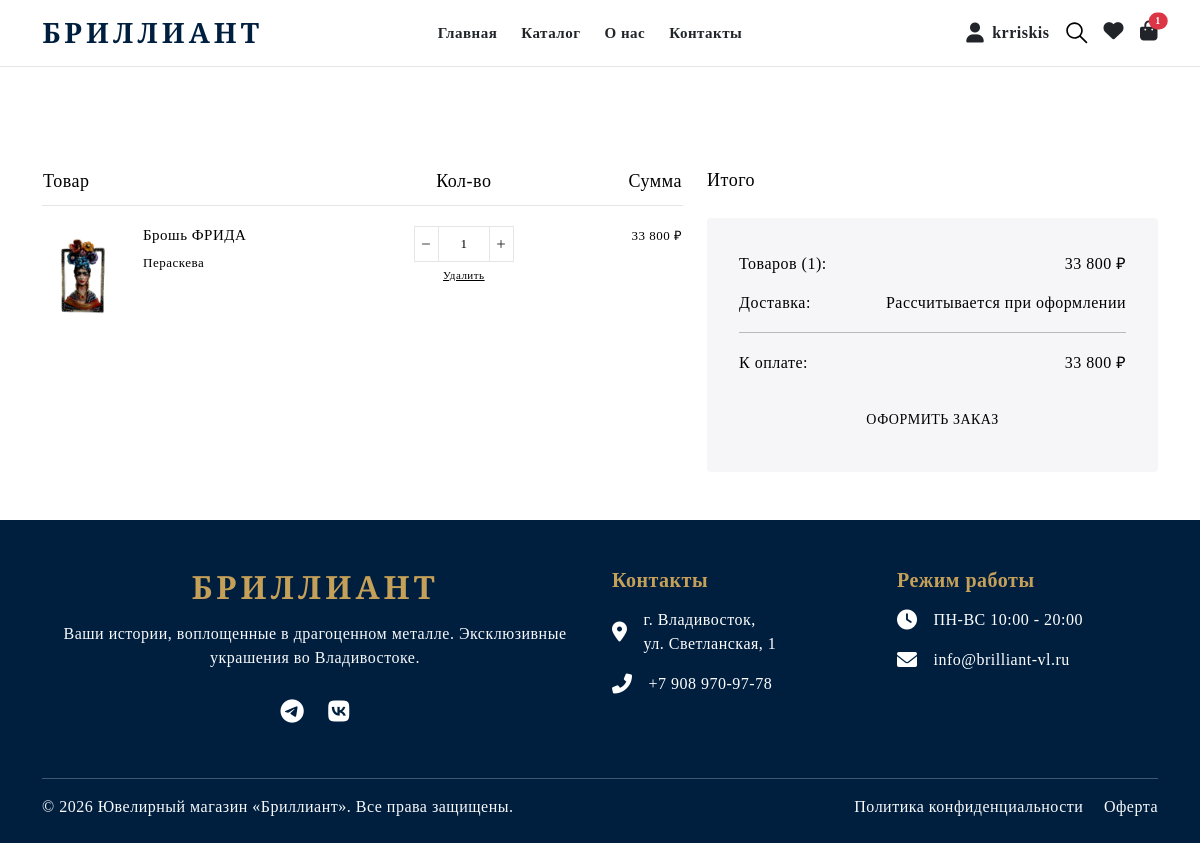
The app's page /cart/ (signed in) with its own data.
### users/models.py (models this page shows, shortened)
class Cart(models.Model):
    user = models.OneToOneField(User, on_delete=models.CASCADE, verbose_name="Пользователь")
    created_at = models.DateTimeField(auto_now_add=True)
    @property
    def total_price(self):
        return sum(item.total_price for item in self.items.all())
    @property
    def total_items(self):
        return sum(item.quantity for item in self.items.all())

class CartItem(models.Model):
    cart = models.ForeignKey(Cart, related_name='items', on_delete=models.CASCADE)
    product = models.ForeignKey(Product, on_delete=models.CASCADE)
    quantity = models.PositiveIntegerField(default=1)
    @property
    def total_price(self):
        return self.product.price * self.quantity

### main/models.py (models this page shows, shortened)
class Product(models.Model):
    article = models.CharField('Артикул', max_length=50)
    title = models.CharField('Название', max_length=100)
    price = models.DecimalField('Цена', max_digits=10, decimal_places=2)
    description = models.TextField('Описание')
    image = models.ImageField(upload_to='products/', verbose_name="Фото")
    category = models.ForeignKey(Category, on_delete=models.SET_NULL, null=True, verbose_name="Категория")
    vendor = models.ForeignKey(Vendor, on_delete=models.SET_NULL, null=True, verbose_name="Бренд")
    metal = models.ForeignKey(Metal, on_delete=models.SET_NULL, null=True, verbose_name="Металл")
    color = models.ForeignKey(Color, on_delete=models.SET_NULL, null=True, verbose_name="Цвет")
    size = models.ForeignKey(Size, on_delete=models.SET_NULL, null=True, verbose_name="Размер")

class Vendor(models.Model):
    name = models.CharField('Бренд', max_length=100)

### users/views.py (the view)
# urls.py: path('cart/', views.cart_view, name='cart'),
@login_required
def cart_view(request):
    cart, created = Cart.objects.get_or_create(user=request.user)
    context = {
        'cart': cart,
    }
    return render(request, 'cart.html', context)

### users/context_processors.py (called while the page is built)
def cart_processor(request):
    if request.user.is_authenticated:
        cart, created = Cart.objects.get_or_create(user=request.user)
        return {'global_cart': cart}
    return {'global_cart': None}

def wishlist_count(request):
    if request.user.is_authenticated:
        return {'wishlist_count': WishlistItem.objects.filter(user=request.user).count()}
    return {'wishlist_count': 0}

### main/templates/cart.html (shortened to what this page needs)
{% extends 'base.html' %}
{% load static %}
{% load humanize %}
{% block content %}
<div class="cart-page mt-100">
    <div class="container">
        <div class="cart-page-wrapper">
            <div class="row">
                <div class="col-lg-7 col-md-12 col-12">
                    <table class="cart-table w-100">
                        <thead>
                            <tr>
                                <th class="cart-caption heading_18">Товар</th>
                                <th class="cart-caption heading_18"></th>
                                <th class="cart-caption text-center heading_18 d-none d-md-table-cell">Кол-во</th>
                                <th class="cart-caption text-end heading_18">Сумма</th>
                            </tr>
                        </thead>
                        <tbody>
                            {% for item in cart.items.all %}
                            <tr class="cart-item">
                                <td class="cart-item-media">
                                    <div class="mini-img-wrapper">
                                        <img class="mini-img" src="{{ item.product.image.url }}" alt="{{ item.product.title }}">
                                    </div>
                                </td>
                                <td class="cart-item-details">
                                    <h2 class="product-title"><a href="{% url 'product_detail' item.product.id %}">{{ item.product.title }}</a></h2>
                                    <p class="product-vendor">{{ item.product.vendor.name }}</p>
                                </td>
                                <td class="cart-item-quantity">
                                    <form method="post" action="{% url 'update_cart' item.id %}">
                                        <div class="quantity d-flex align-items-center justify-content-between">
                                            <button type="submit" name="quantity" value="{{ item.quantity|add:'-1' }}" class="qty-btn dec-qty"><img src="{% static 'img/icon/minus.svg' %}" alt="minus"></button>
                                            <input class="qty-input" type="number" name="quantity" value="{{ item.quantity }}" min="1" onchange="this.form.submit()">
                                            <button type="submit" name="quantity" value="{{ item.quantity|add:'1' }}" class="qty-btn inc-qty"><img src="{% static 'img/icon/plus.svg' %}" alt="plus"></button>
                                        </div>
                                    </form>
                                    <a href="{% url 'remove_from_cart' item.id %}" class="product-remove mt-2">Удалить</a>
                                </td>
                                <td class="cart-item-price text-end">
                                    <div class="product-price">{{ item.total_price|floatformat:0|intcomma }} ₽</div>
                                </td>
                            </tr>
                            {% endfor %}
                        </tbody>
                    </table>
                </div>
                <div class="col-lg-5 col-md-12 col-12">
                    <div class="cart-total-area">
                        <h3 class="cart-total-title d-none d-lg-block mb-0">Итого</h3>
                        <div class="cart-total-box mt-4">
                            <div class="subtotal-item subtotal-box">
                                <h4 class="subtotal-title">Товаров ({{ cart.total_items }}):</h4>
                                <p class="subtotal-value">{{ cart.total_price|floatformat:0|intcomma }} ₽</p>
                            </div>
                            <div class="subtotal-item shipping-box">
                                <h4 class="subtotal-title">Доставка:</h4>
                                <p class="subtotal-value">Рассчитывается при оформлении</p>
                            </div>
                            <hr />
                            <div class="subtotal-item discount-box">
                                <h4 class="subtotal-title">К оплате:</h4>
                                <p class="subtotal-value">{{ cart.total_price|floatformat:0|intcomma }} ₽</p>
                            </div>
                            <div class="d-flex justify-content-center mt-4">
                                <a href="/checkout" class="position-relative btn-primary text-uppercase">
                                    Оформить заказ
                                </a>
                            </div>
                        </div>
                    </div>
                </div>
            </div>
        </div>
    </div>
</div>
{% endblock %}

### main/templates/base.html (shortened to what this page needs)
{% load static %}
<!doctype html>
<html lang="ru" class="no-js" style="scroll-behavior: smooth;">
<head>
    <link rel="stylesheet" href="{% static 'css/vendor.css' %}">
    <link rel="stylesheet" href="{% static 'css/style.css' %}">
    <link rel="stylesheet" href="https://cdnjs.cloudflare.com/ajax/libs/font-awesome/6.0.0/css/all.min.css">
</head>
<body>
    <div class="body-wrapper">
        <header class="sticky-header border-btm-black header-1 bg-white">
            <div class="header-bottom py-3">
                <div class="container">
                    <div class="row align-items-center">
                        <div class="col-lg-3 col-md-4 col-4">
                            <div class="header-logo">
                                <a href="/" class="logo-main text-decoration-none">
                                    <h2 class="mb-0 fw-bold" style="font-family: 'Playfair Display', serif; color: #001f3f; letter-spacing: 4px; font-size: 28px;">БРИЛЛИАНТ</h2>
                                </a>
                            </div>
                        </div>
                        <div class="col-lg-6 d-lg-block d-none">
                            <nav class="site-navigation">
                                <ul class="main-menu list-unstyled d-flex justify-content-center gap-4 mb-0">
                                    <li class="nav-item"><a class="nav-link text-dark fw-bold" href="/">Главная</a></li>
                                    <li class="nav-item"><a class="nav-link text-dark fw-bold" href="/collection">Каталог</a></li>
                                    <li class="nav-item"><a class="nav-link text-dark fw-bold" href="/about-us">О нас</a></li>
                                    <li class="nav-item"><a class="nav-link text-dark fw-bold" href="#contacts">Контакты</a></li>
                                </ul>
                            </nav>
                        </div>
                        <div class="col-lg-3 col-md-8 col-8">
                            <div class="header-action d-flex align-items-center justify-content-end gap-3">
                                <a href="{% if user.is_authenticated %}{% url 'profile' %}{% else %}{% url 'login' %}{% endif %}" class="text-dark text-decoration-none d-flex align-items-center gap-2">
                                    <i class="fas fa-user fs-5"></i>
                                    <span class="d-none d-lg-inline fw-bold">{% if user.is_authenticated %}{{ user.username }}{% else %}Вход{% endif %}</span>
                                </a>
                                <a class="header-action-item header-search" href="javascript:void(0)">
                                </a>
                                <a href="/wishlist" class="text-dark text-decoration-none">
                                    <i class="fas fa-heart fs-5"></i>
                                </a>
                                <a href="/cart/" class="text-dark text-decoration-none position-relative">
                                    <i class="fas fa-shopping-bag fs-5"></i>
                                    <span class="position-absolute top-0 start-100 translate-middle badge rounded-pill bg-danger" style="font-size: 10px;">
                                        {{ global_cart.total_items|default:0 }}
                                    </span>
                                </a>
                            </div>
                        </div>
                    </div>
                </div>
            </div>
        </header>
        <main id="MainContent" class="content-for-layout">
            {% block content %}{% endblock %}
        </main>
        <footer id="contacts" class="mt-5 pt-5 pb-4 text-white" style="background-color: #001f3f;">
            <div class="container">
                <div class="row justify-content-center">
                    <div class="col-lg-6 mb-4 text-center">
                        <h4 class="fw-bold mb-3" style="font-family: 'Playfair Display', serif; letter-spacing: 4px; font-size: 32px; color: #c5a059;">БРИЛЛИАНТ</h4>
                        <p class="text-light opacity-75 mb-4 px-3">Ваши истории, воплощенные в драгоценном металле. Эксклюзивные украшения во Владивостоке.</p>
                        <div class="d-flex justify-content-center gap-4 mt-4">
                            <a href="https://t.me/mebomje" target="_blank" class="text-white fs-4" title="Telegram"><i class="fab fa-telegram"></i></a>
                            <a href="https://vk.ru/finikcos" target="_blank" class="text-white fs-4" title="ВКонтакте"><i class="fab fa-vk"></i></a>
                        </div>
                    </div>
                    <div class="col-lg-6 mb-4 mt-4 mt-lg-0">
                        <div class="row">
                            <div class="col-md-6 mb-3">
                                <h5 class="fw-bold mb-3" style="color: #c5a059;">Контакты</h5>
                                <ul class="list-unstyled opacity-75">
                                    <li class="mb-3 d-flex align-items-center gap-3">
                                        <i class="fas fa-map-marker-alt fs-5"></i>
                                        <span>г. Владивосток,<br>ул. Светланская, 1</span>
                                    </li>
                                    <li class="mb-3 d-flex align-items-center gap-3">
                                        <i class="fas fa-phone-alt fs-5"></i>
                                        <a href="tel:+79089709778" class="text-white text-decoration-none">+7 908 970-97-78</a>
                                    </li>
                                </ul>
                            </div>
                            <div class="col-md-6 mb-3">
                                <h5 class="fw-bold mb-3" style="color: #c5a059;">Режим работы</h5>
                                <ul class="list-unstyled opacity-75">
                                    <li class="mb-3 d-flex align-items-center gap-3">
                                        <i class="fas fa-clock fs-5"></i>
                                        <span>ПН-ВС 10:00 - 20:00</span>
                                    </li>
                                    <li class="mb-3 d-flex align-items-center gap-3">
                                        <i class="fas fa-envelope fs-5"></i>
                                        <span>info@brilliant-vl.ru</span>
                                    </li>
                                </ul>
                            </div>
                        </div>
                    </div>
                </div>
                <hr class="mt-4 mb-3 border-secondary opacity-25">
                <div class="row align-items-center">
                    <div class="col-md-6 text-center text-md-start">
                        <p class="mb-0 text-light opacity-50">&copy; 2026 Ювелирный магазин «Бриллиант». Все права защищены.</p>
                    </div>
                    <div class="col-md-6 text-center text-md-end mt-3 mt-md-0">
                        <a href="{% url 'privacy_policy' %}" class="text-light opacity-50 text-decoration-none me-3">Политика конфиденциальности</a>
                        <a href="{% url 'offer' %}" class="text-light opacity-50 text-decoration-none">Оферта</a>
                    </div>
                </div>
            </div>
        </footer>
    </div>
</body>
</html>

### records on screen
Cart: total_items "1", total_price "33 800"
CartItem: product.image (picture), product "Брошь ФРИДА", product.vendor.name "Пераскева", quantity "1", total_price "33 800"

### other values on screen
{{ user.username }} "krriskis"
